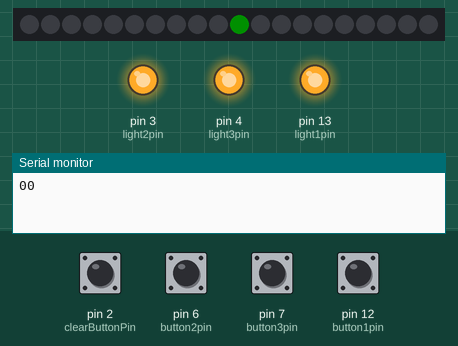
Recording of a sketch running on a simulated Arduino Uno, built with avr-gcc and run on an emulated ATmega328P. On the bench: 20 RGB LEDs in strip order, left to right, output pins drawn as LEDs (lit = HIGH), the last lines printed to the serial monitor. The test bench sets the inputs (shaded band); at power-on: pin 2 (clearButtonPin), pin 6 (button2pin), pin 7 (button3pin), pin 12 (button1pin) HIGH. Dim RGB values are drawn brighter than linear.

Above: at 1.2 s.
1.3 s: pin 6 (button2pin) pulled LOW for 0.15 s
At 2.8 s:
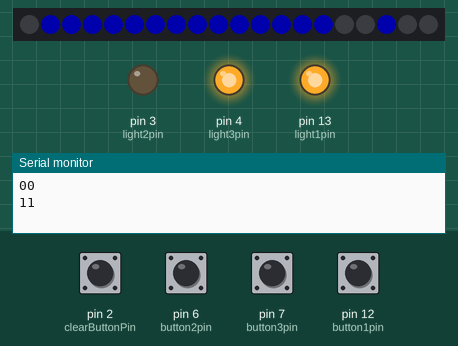
4.4 s: pin 12 (button1pin) pulled LOW for 0.15 s
At 5.7 s:
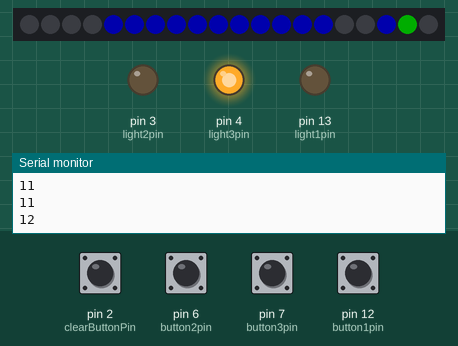
7.5 s: pin 7 (button3pin) pulled LOW for 0.15 s
At 8.8 s:
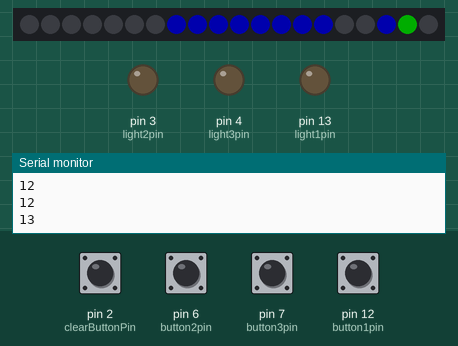
10.6 s: pin 2 (clearButtonPin) pulled LOW for 0.15 s
At 11.6 s:
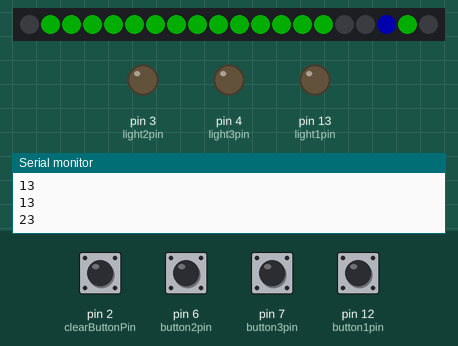
12.5 s: pin 2 (clearButtonPin) pulled LOW for 1 s
At 14.3 s:
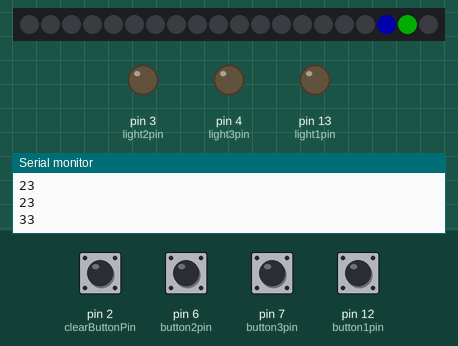
15.0 s: pin 2 (clearButtonPin) pulled LOW for 0.15 s
At 16.2 s:
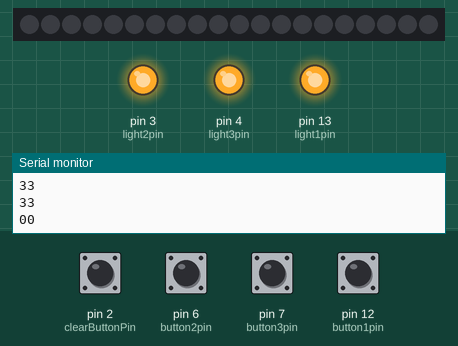
Timing chart, 0 to 17.6 s (numbered marks = the images above; inputs shaded):
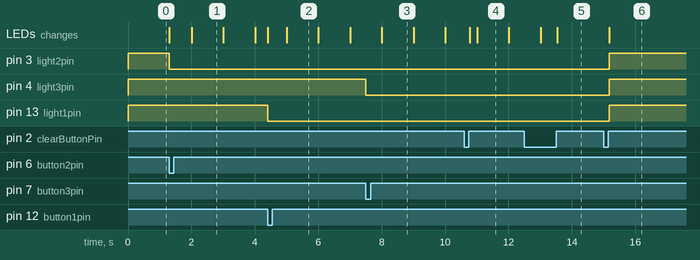

The sketch:

Jeopardy.ino
```cpp
#include "Button.h"
#include "Player.h"
#include <Adafruit_NeoPixel.h>

const int button1pin = 12;
const int button2pin = 6;
const int button3pin = 7;
const int light1pin = 13;
const int light2pin = 3;
const int light3pin = 4;
const int buzzerPin = 16;
const int clearButtonPin = 2;
const int neopixelPin = 14;
int num_of_teams_in = 0;
int orderIndex = 0; // index for array that stores the order buzzed in.
int playerIn = 0;   // index for order array for which player is answering.
unsigned long currentMillis;
unsigned long lastMillis;
int countDownTimer = 0;

#define NUMPIXELS 20 // Popular NeoPixel ring size

Adafruit_NeoPixel pixels(NUMPIXELS, neopixelPin, NEO_GRB + NEO_KHZ800);

int NUMBER_OF_PLAYERS = 3;
int order[] = {9, 9, 9};
Player players[] = {
    Player(light1pin, button1pin, pixels.Color(0, 50, 0)), // TODO Store Player color
    Player(light2pin, button2pin, pixels.Color(0, 0, 50)),
    Player(light3pin, button3pin, pixels.Color(50, 0, 0))};

Button ClearBtn(clearButtonPin, &Clear, 30); // pin, func ref, (optional) debounce

void setup()
{
  Serial.begin(115200);
  pixels.begin(); // INITIALIZE NeoPixel strip object (REQUIRED)

  pixels.setPixelColor(10, pixels.Color(0, 15, 0));

  pixels.show(); // Send the updated pixel colors to the hardware.
}

void loop()
{
  currentMillis = millis();
  for (int i = 0; i < NUMBER_OF_PLAYERS; i++)
  {
    if (players[i].CheckPlayerIn())
    {
      order[orderIndex] = i;

      pixels.setPixelColor(orderIndex + 17, players[i].getColor()); // Set the color for the Player who buzzed in using the stored color
      pixels.show();                                                // Send the updated pixel colors to the hardware.
      if (countDownTimer == 0)
        nextPlayer();
      orderIndex++;
    }
  }

  ClearBtn.update();

  if (currentMillis - lastMillis > 1000)
  {
    Serial.print(playerIn);
    Serial.println(orderIndex);

    pixels.setPixelColor(15 - countDownTimer, 0);
    pixels.show();

    if (countDownTimer > 0)
      countDownTimer--;
    lastMillis = currentMillis;
  }
};

void nextPlayer()
{
  playerIn++;
  countDownTimer = 15;
  pixels.fill(players[order[playerIn - 1]].getColor(), 0, countDownTimer);
  pixels.show();
}

void Clear(int state)
{
  if (state)
  {
    countDownTimer = 0;
    pixels.fill(0, 0, 15);
    pixels.show();

    if (orderIndex > (playerIn))
      nextPlayer();

    if ((playerIn >= NUMBER_OF_PLAYERS) && (countDownTimer ==0))
    {
      orderIndex = 0;
      playerIn = 0;
      for (int i = 0; i < NUMBER_OF_PLAYERS; i++)
      {
        players[i].reset();
      }
      pixels.clear(); // Set all pixel colors to 'off'
      pixels.show();  // Send the updated pixel colors to the hardware.
    }
  }
}
```

Button.h
```cpp
#include "Arduino.h"

// ensure this library description is only included once
#ifndef Button_h
#define Button_h

class Button
{
private:
    int pin;
    bool lastPinState;
    int debounce;
    unsigned long pinChangeMillis;
    bool buttonState;
    void (*callback)(int);

public:
    // constructor (pin, callback function, [optional] debounce in millis)
    Button(int p, void (*CB)(int), int _debounce = 20)
    {
        callback = CB;
        pin = p;
        pinMode(p, INPUT_PULLUP);
        debounce = _debounce;
        lastPinState = buttonState = (digitalRead(pin));
    }

    // returns the button state
    bool getState()
    {
        return buttonState;
    }

    //run in a loop when button press should be noticed.
    void update()
    {
        bool pinState = digitalRead(pin);

        //if the state of the pin has changed.
        if (pinState != lastPinState)
        {
            lastPinState = pinState;
            pinChangeMillis = millis();
        }

        //if the pin state was stable for the debounce value in millis.
        if (((millis() - pinChangeMillis) > debounce) && buttonState != pinState)
        {
            buttonState = pinState;
            callback(buttonState);
        }
    }
};

#endif
```

Player.h
```cpp
// Library for creating jeopardy players.

// ensure this library description is only included once
#ifndef Player_h
#define Player_h

#include "Arduino.h"

class Player
{
private:
    int button_pin;
    int light_pin;
    int number;
    int color;

public:
    bool isIn = false;
    Player(int, int, int);
    bool CheckPlayerIn();
    void lightOn();
    void lightOff();
    int getColor();
    void reset();
};

// player number, light pin, button pin.
Player::Player(int _l, int _b, int _c)
{
    button_pin = _b;
    light_pin = _l;
    color = _c;
    pinMode(button_pin, INPUT_PULLUP);
    pinMode(light_pin, OUTPUT);
    lightOn();
}

void Player::lightOn()
{
    digitalWrite(light_pin, HIGH);
}

void Player::lightOff()
{
    digitalWrite(light_pin, LOW);
}

int Player::getColor()
{
    return (color);
}

void Player::reset()
{
    isIn = false;
    lightOn();
}

bool Player::CheckPlayerIn()
{
    if (!(isIn)) // If not in
    {
        if (!digitalRead(button_pin)) // button is pushed
        {
            isIn = true;
            lightOff();
            return (isIn);
        }
        return (0);
    }
    return (0);
};

#endif
```

Measured:
- after the input at 1.3 s, pin 3 (light2pin): HIGH → LOW at once; the LEDs: first change at once (image 1 shows a later state)
- after the input at 4.4 s, pin 13 (light1pin): HIGH → LOW at once; the LEDs: first change at once (image 2 shows a later state)
- after the input at 7.5 s, pin 4 (light3pin): HIGH → LOW at once
- after the input at 15.0 s, pin 3 (light2pin), pin 4 (light3pin), pin 13 (light1pin): LOW → HIGH after 0.18 s; the LEDs: change after 0.18 s (image 6)
